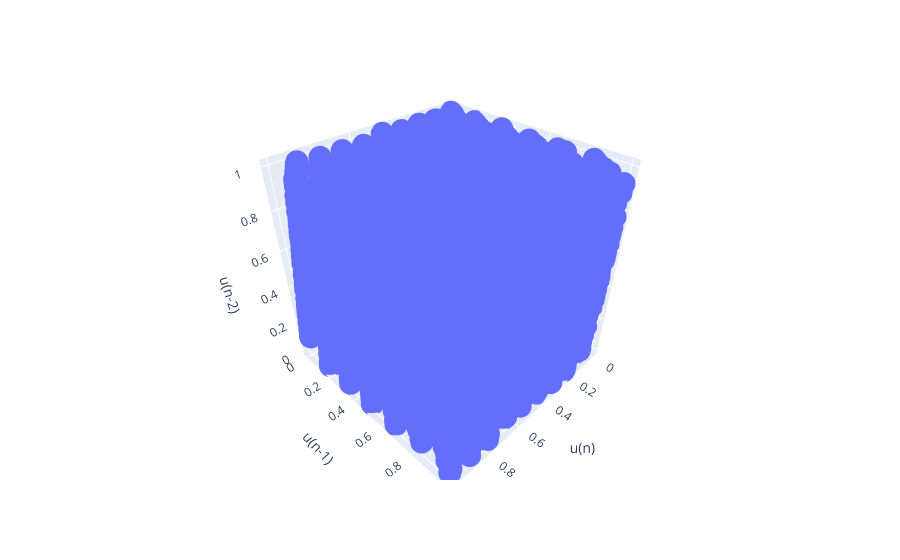

Write notebook code for a chart like this one.
### Code cell
import plotly.express as px
import pandas as pd

# créer un dataframe pour les données
df = pd.DataFrame({'u(n)': y[0:-2], 'u(n-1)': y[1:-1], 'u(n-2)': y[2:]})

# tracer le graphique en 3D
fig = px.scatter_3d(df, x='u(n)', y='u(n-1)', z='u(n-2)')

# afficher le graphique
fig.show()

### Figure 1 — Plotly figure (JSON) as saved in the notebook; plotly's stock layout.template omitted (floating-point values rounded to 4 significant figures; data arrays with more than 128 entries replaced by an {"elided": "..."} marker saying what was removed)
{"data": [{"hovertemplate": "u(n)=%{x}<br>u(n-1)=%{y}<br>u(n-2)=%{z}<extra></extra>", "legendgroup": "", "marker": {"color": "#636efa", "symbol": "circle"}, "mode": "markers", "name": "", "scene": "scene", "showlegend": false, "type": "scatter3d", "x": {"elided": "19998 float values"}, "y": {"elided": "19998 float values"}, "z": {"elided": "19998 float values"}}], "layout": {"autosize": true, "legend": {"tracegroupgap": 0}, "margin": {"t": 60}, "scene": {"aspectmode": "auto", "aspectratio": {"x": 1.0, "y": 1.0, "z": 1.0}, "domain": {"x": [0, 1], "y": [0, 1]}, "xaxis": {"title": {"text": "u(n)"}, "type": "linear"}, "yaxis": {"title": {"text": "u(n-1)"}, "type": "linear"}, "zaxis": {"title": {"text": "u(n-2)"}, "type": "linear"}}}}
